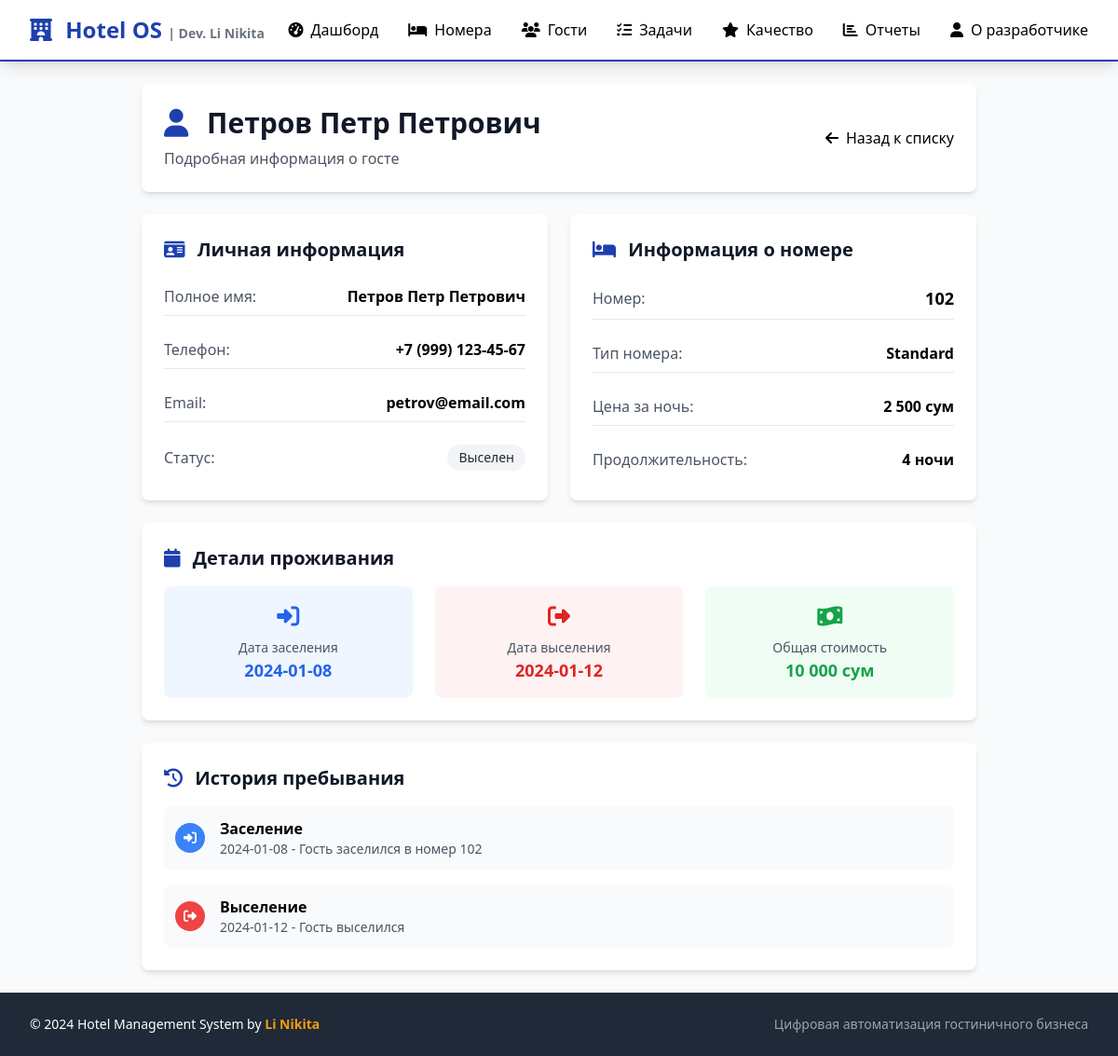
Page /guest_details/1 on the committed database.
### tables this page shows
CREATE TABLE guests (
        id INTEGER PRIMARY KEY AUTOINCREMENT,
        name TEXT NOT NULL,
        phone TEXT,
        email TEXT,
        check_in DATE,
        check_out DATE,
        room_id INTEGER,
        status TEXT DEFAULT 'active',
        FOREIGN KEY (room_id) REFERENCES rooms (id)
    );

CREATE TABLE rooms (
        id INTEGER PRIMARY KEY AUTOINCREMENT,
        room_number TEXT UNIQUE NOT NULL,
        room_type TEXT NOT NULL,
        status TEXT DEFAULT 'available',
        price REAL NOT NULL,
        created_by TEXT DEFAULT 'Li Nikita'
    );

### app.py (the view)
@app.route('/guest_details/<int:guest_id>')
def guest_details(guest_id):
    conn = get_db_connection()
    guest = conn.execute('''
        SELECT g.*, r.room_number, r.room_type, r.price
        FROM guests g
        JOIN rooms r ON g.room_id = r.id
        WHERE g.id = ?
    ''', (guest_id,)).fetchone()
    if not guest:
        flash('Гость не найден!', 'error')
        return redirect(url_for('guests'))
    check_in = datetime.strptime(guest['check_in'], '%Y-%m-%d').date()
    check_out = datetime.strptime(guest['check_out'], '%Y-%m-%d').date()
    stay_duration = (check_out - check_in).days
    total_cost = stay_duration * (guest['price'] or 0)
    conn.close()
    return render_template('guest_details.html',
                         guest=guest,
                         stay_duration=stay_duration,
                         total_cost=total_cost)

### app.py (called while the page is built)
@app.template_filter('format_number')
def format_number(value):
    if value is None:
        return "0"
    try:
        return "{:,.0f}".format(float(value)).replace(',', ' ')
    except (ValueError, TypeError):
        return str(value)

def get_db_connection():
    conn = sqlite3.connect('hotel_system.db')
    conn.row_factory = sqlite3.Row
    return conn

### templates/guest_details.html (shortened to what this page needs)
{% extends "base.html" %}
{% block content %}
<div class="max-w-4xl mx-auto space-y-6">
    <div class="bg-white rounded-lg shadow-md p-6">
        <div class="flex flex-col md:flex-row justify-between items-start md:items-center">
            <div>
                <h2 class="text-3xl font-bold text-gray-900 mb-2">
                    <i class="fas fa-user text-primary mr-3"></i>
                    {{ guest.name }}
                </h2>
                <p class="text-gray-600">Подробная информация о госте</p>
            </div>
            <div class="mt-4 md:mt-0">
                <a href="{{ url_for('guests') }}" class="btn-secondary">
                    <i class="fas fa-arrow-left mr-2"></i>Назад к списку
                </a>
            </div>
        </div>
    </div>
    <div class="grid grid-cols-1 lg:grid-cols-2 gap-6">
        <div class="bg-white rounded-lg shadow-md p-6">
            <h3 class="text-xl font-semibold text-gray-900 mb-4">
                <i class="fas fa-id-card text-primary mr-2"></i>
                Личная информация
            </h3>
            <div class="space-y-4">
                <div class="flex justify-between items-center py-2 border-b border-gray-200">
                    <span class="text-gray-600">Полное имя:</span>
                    <span class="font-semibold">{{ guest.name }}</span>
                </div>
                <div class="flex justify-between items-center py-2 border-b border-gray-200">
                    <span class="text-gray-600">Телефон:</span>
                    <span class="font-semibold">{{ guest.phone or 'Не указан' }}</span>
                </div>
                <div class="flex justify-between items-center py-2 border-b border-gray-200">
                    <span class="text-gray-600">Email:</span>
                    <span class="font-semibold">{{ guest.email or 'Не указан' }}</span>
                </div>
                <div class="flex justify-between items-center py-2">
                    <span class="text-gray-600">Статус:</span>
                    <span class="px-3 py-1 rounded-full text-sm font-medium
                        {% if guest.status == 'active' %}bg-green-100 text-green-800
                        {% else %}bg-gray-100 text-gray-800{% endif %}">
                        {% if guest.status == 'active' %}Активный
                        {% else %}Выселен{% endif %}
                    </span>
                </div>
            </div>
        </div>
        <div class="bg-white rounded-lg shadow-md p-6">
            <h3 class="text-xl font-semibold text-gray-900 mb-4">
                <i class="fas fa-bed text-primary mr-2"></i>
                Информация о номере
            </h3>
            <div class="space-y-4">
                <div class="flex justify-between items-center py-2 border-b border-gray-200">
                    <span class="text-gray-600">Номер:</span>
                    <span class="font-semibold text-lg">{{ guest.room_number }}</span>
                </div>
                <div class="flex justify-between items-center py-2 border-b border-gray-200">
                    <span class="text-gray-600">Тип номера:</span>
                    <span class="font-semibold">{{ guest.room_type }}</span>
                </div>
                <div class="flex justify-between items-center py-2 border-b border-gray-200">
                    <span class="text-gray-600">Цена за ночь:</span>
                    <span class="font-semibold">{{ (guest.price or 0)|format_number }} сум</span>
                </div>
                <div class="flex justify-between items-center py-2">
                    <span class="text-gray-600">Продолжительность:</span>
                    <span class="font-semibold">{{ stay_duration }} {{ 'ночь' if stay_duration == 1 else 'ночи' if stay_duration < 5 else 'ночей' }}</span>
                </div>
            </div>
        </div>
    </div>
    <div class="bg-white rounded-lg shadow-md p-6">
        <h3 class="text-xl font-semibold text-gray-900 mb-4">
            <i class="fas fa-calendar text-primary mr-2"></i>
            Детали проживания
        </h3>
        <div class="grid grid-cols-1 md:grid-cols-3 gap-6">
            <div class="text-center p-4 bg-blue-50 rounded-lg">
                <i class="fas fa-sign-in-alt text-blue-600 text-2xl mb-2"></i>
                <p class="text-sm text-gray-600">Дата заселения</p>
                <p class="text-lg font-semibold text-blue-600">{{ guest.check_in }}</p>
            </div>
            <div class="text-center p-4 bg-red-50 rounded-lg">
                <i class="fas fa-sign-out-alt text-red-600 text-2xl mb-2"></i>
                <p class="text-sm text-gray-600">Дата выселения</p>
                <p class="text-lg font-semibold text-red-600">{{ guest.check_out }}</p>
            </div>
            <div class="text-center p-4 bg-green-50 rounded-lg">
                <i class="fas fa-money-bill-wave text-green-600 text-2xl mb-2"></i>
                <p class="text-sm text-gray-600">Общая стоимость</p>
                <p class="text-lg font-semibold text-green-600">{{ (total_cost or 0)|format_number }} сум</p>
            </div>
        </div>
    </div>
    <div class="bg-white rounded-lg shadow-md p-6">
        <h3 class="text-xl font-semibold text-gray-900 mb-4">
            <i class="fas fa-history text-primary mr-2"></i>
            История пребывания
        </h3>
        <div class="space-y-4">
            <div class="flex items-center space-x-4 p-3 bg-gray-50 rounded-lg">
                <div class="w-8 h-8 bg-blue-500 rounded-full flex items-center justify-center">
                    <i class="fas fa-sign-in-alt text-white text-sm"></i>
                </div>
                <div>
                    <p class="font-semibold">Заселение</p>
                    <p class="text-sm text-gray-600">{{ guest.check_in }} - Гость заселился в номер {{ guest.room_number }}</p>
                </div>
            </div>
            {% if guest.status == 'checked_out' %}
            <div class="flex items-center space-x-4 p-3 bg-gray-50 rounded-lg">
                <div class="w-8 h-8 bg-red-500 rounded-full flex items-center justify-center">
                    <i class="fas fa-sign-out-alt text-white text-sm"></i>
                </div>
                <div>
                    <p class="font-semibold">Выселение</p>
                    <p class="text-sm text-gray-600">{{ guest.check_out }} - Гость выселился</p>
                </div>
            </div>
            {% endif %}
        </div>
    </div>
</div>
{% endblock %}

### static/css/style.css (style rules this page uses)
.btn-secondary { @apply bg-gray-200 hover:bg-gray-300 text-gray-700 font-medium py-2 px-4 rounded-lg transition-colors duration-200 flex items-center justify-center; }
.fade-in { animation: fadeIn 0.5s ease-out; }

### rows in the picture
guests: name "Петров Петр Петрович", phone "+7 (999) 123-45-67", email "petrov@email.com", check_in "2024-01-08", check_out "2024-01-12"
rooms: room_number "102", room_type "Standard", price "2 500"

### other values in the picture
{{ stay_duration }} "4"
{{ (total_cost or 0)|format_number }} "10 000"
